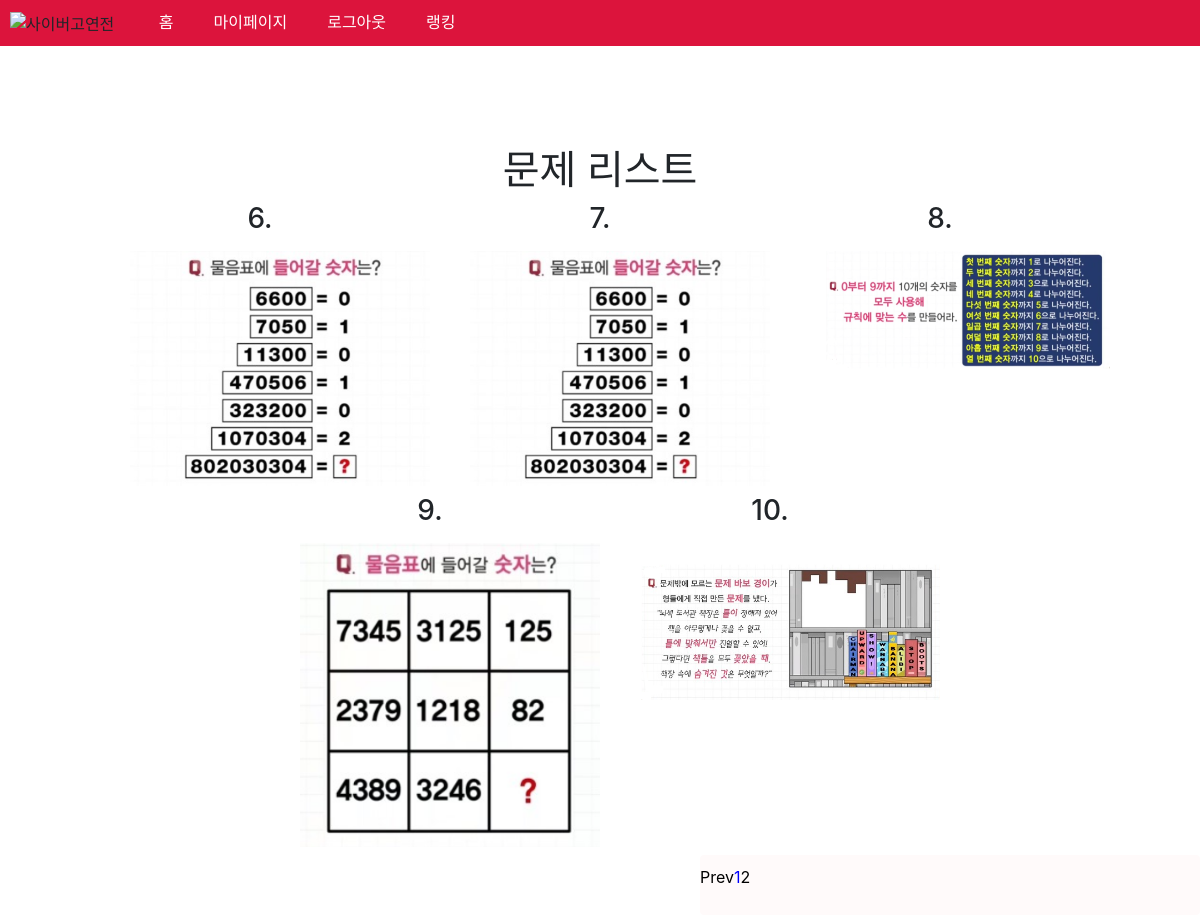
Screenshot of /problems/?page=2 (signed in) with the database file from the repository.
### mainapp/models.py (models this page shows)
class Problems(models.Model):
    name = models.CharField(max_length=100,null=False)
    points = models.PositiveIntegerField(default=1)
    image=models.ImageField()
    check=models.PositiveIntegerField(default=0)
    answer = models.CharField(max_length=200,null=False,default='.')
    slug = models.SlugField(default='default')

### mainapp/views.py (the view)
# urls.py: path('problems/',views.problems_list,name='problems_list'),
@login_required(login_url ='../login/login/')
def problems_list(request):
    problems = Problems.objects.all().order_by('id')
    page = request.GET.get('page','1')
    page = int(page)
    num=5
    paginator = Paginator(problems,num)
    try:
        p = paginator.page(page)
    except PageNotAnInteger:
        p = paginator.page(1)
    except EmptyPage:
        p = paginator.page(paginator.num_pages)
    if paginator.num_pages < num:
        num= paginator.num_pages
    start_index = 1
    end_index = paginator.num_pages
    if p.number>5:
        start_index = p.number-5
    if paginator.num_pages > p.number+5:
        end_index = p.number+5
    page_range = range(start_index,end_index+1)
    return render(request,'mainapp/problems/problems_list.html',{'problems':p, 'page_range': page_range,
    'page_start_index':start_index,'page_end_index':end_index})

### mainapp/templates/mainapp/problems/problems_list.html (shortened to what this page needs)
{% extends 'base_layout.html' %}
{%load static%}
{% load static %}
{% block content%}
<div class="content">
    <h1>문제 리스트</h1>
    <li>
    {% for problem in problems %}
    <h3>{{problem.name}}.</p>
    <ul>
    <a href="{%url 'mainapp:problems' problem.slug %}"><img src="{{problem.image.url}}" alt="이미지오류" style="width:300px"></a>
    </ul>
    {%endfor%}
    </li>
</div>
    <nav class="pagination">
        <ul class="pagination">
        {% if problems.has_previous %}
            <li>
                <a href="?page={{ page_start_index }}">
                    <span>Prev</span>
                </a>
            </li>
        {% endif %}
        {% for i in page_range %}
            {% if i == problems.number %}
            <li class="active-none"><span>{{ i }}</span></li>
            {% else %}
            <li class="active-href">
                <span><a href="?page={{ i }}">{{i}}</a></span>
            </li>
            {% endif %}
        {% endfor %}
{%endblock%}

### mainapp/static/css/style.css (style rules this page uses)
nav { background-color: crimson; margin: 0 auto; padding: 10px 10px; }
a { color: white; text-decoration: none; }
h1 { padding-top: 100px; text-align: center; }
h3 { display: inline-table; }
.content a { color: black; }
li { display: inline-table; }
ul { display: inline; }
.content { text-align: center; }
nav.pagination { color: black; background-color: snow; text-align: center; }
span { color: black; }
span a { color: blue }
nav.pagination { margin-left: 700px; }

### rows the page displays
Problems: name "6", image (picture)
Problems: name "7", image (picture)
Problems: name "8", image (picture)
Problems: name "9", image (picture)
Problems: name "10", image (picture)

### other values shown
{{ i }} "1"
{{ i }} "2"
